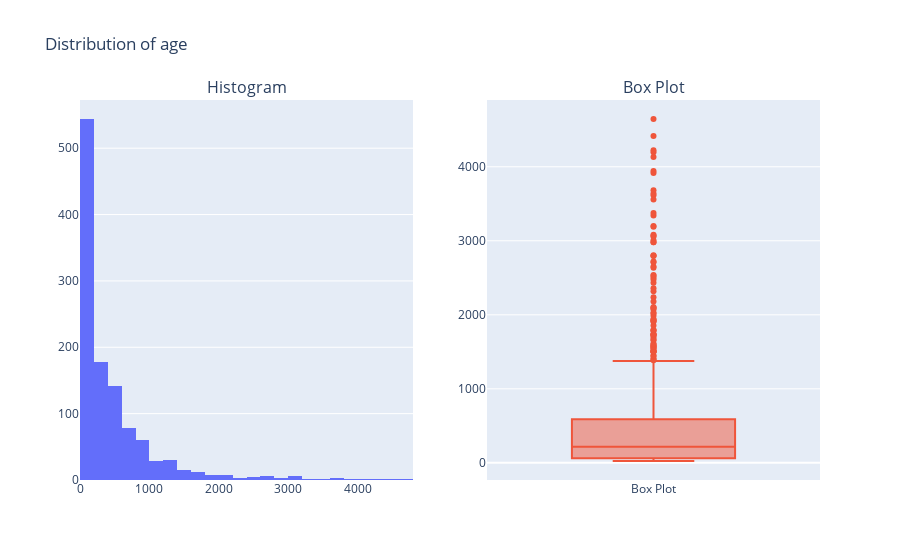
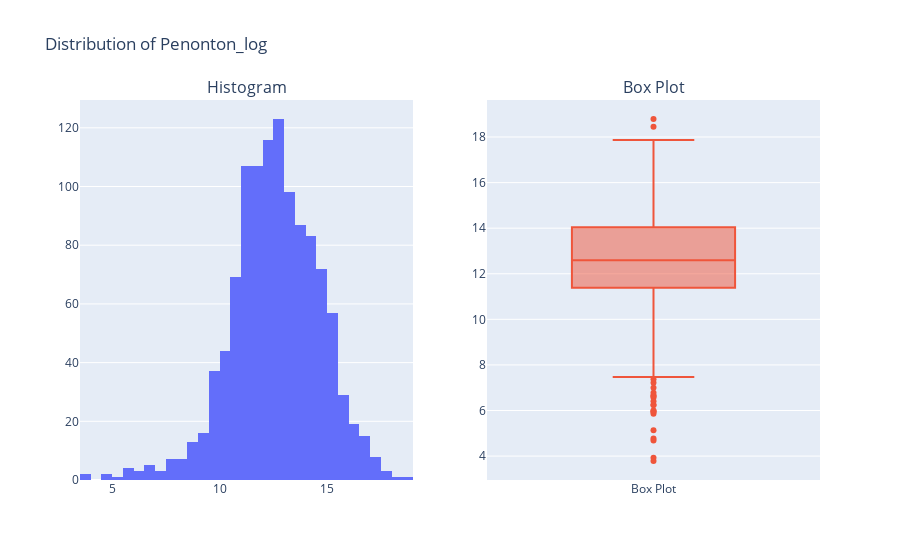
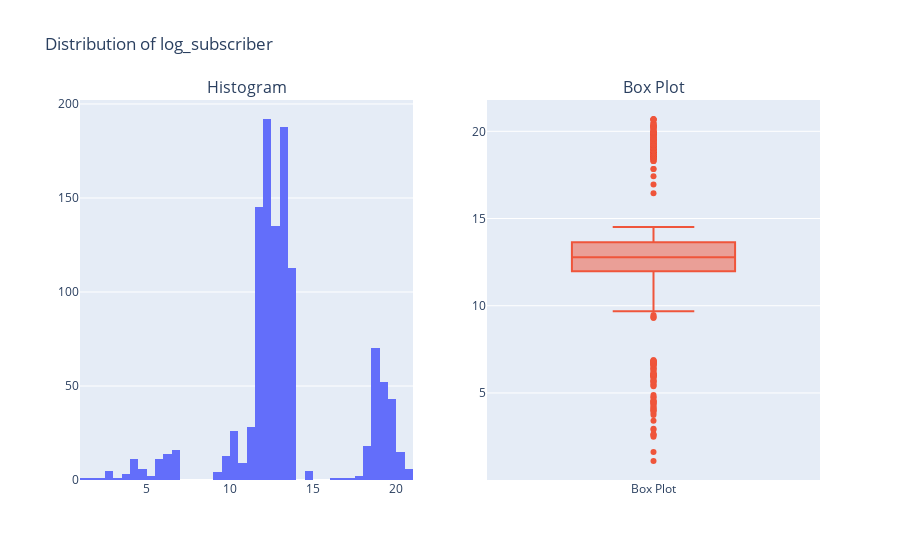
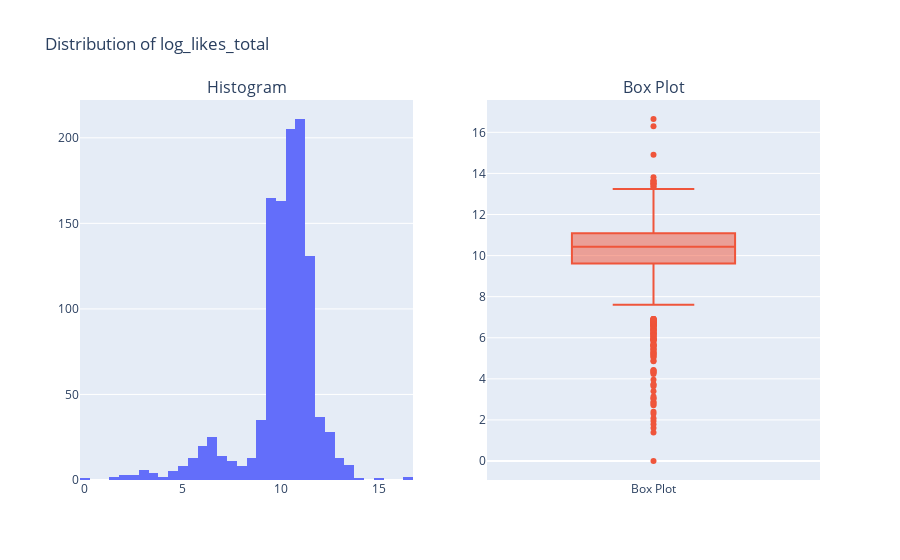

Source (notebook cell) for these figures, in order:
### Code cell
import plotly.subplots as sp
import plotly.graph_objects as go
numeric_columns = data.select_dtypes(include=["int64", "float64"]).columns

for col in numeric_columns:
    print(col)
    print("Skew:", round(data[col].skew(), 2))
    fig = sp.make_subplots(rows=1, cols=2, subplot_titles=("Histogram", "Box Plot"))
    trace1 = go.Histogram(x=data[col], name="Histogram", nbinsx=40)
    fig.add_trace(trace1, row=1, col=1)
    trace2 = go.Box(y=data[col], name="Box Plot", boxpoints="outliers")
    fig.add_trace(trace2, row=1, col=2)
    fig.update_layout(showlegend=False, title_text=f"Distribution of {col}")
    fig.show()

### Figure 1 — Plotly figure (JSON) as saved in the notebook; plotly's stock layout.template omitted (floating-point values rounded to 4 significant figures; data arrays with more than 128 entries replaced by an {"elided": "..."} marker saying what was removed)
{"data": [{"name": "Histogram", "nbinsx": 40, "type": "histogram", "x": {"elided": "1139 int values"}, "xaxis": "x", "yaxis": "y"}, {"boxpoints": "outliers", "name": "Box Plot", "type": "box", "xaxis": "x2", "y": {"elided": "1139 int values"}, "yaxis": "y2"}], "layout": {"annotations": [{"font": {"size": 16}, "showarrow": false, "text": "Histogram", "x": 0.225, "xanchor": "center", "xref": "paper", "y": 1, "yanchor": "bottom", "yref": "paper"}, {"font": {"size": 16}, "showarrow": false, "text": "Box Plot", "x": 0.775, "xanchor": "center", "xref": "paper", "y": 1, "yanchor": "bottom", "yref": "paper"}], "showlegend": false, "title": {"text": "Distribution of age"}, "xaxis": {"anchor": "y", "domain": [0, 0.45]}, "xaxis2": {"anchor": "y2", "domain": [0.55, 1]}, "yaxis": {"anchor": "x", "domain": [0, 1]}, "yaxis2": {"anchor": "x2", "domain": [0, 1]}}}

### Figure 2 — Plotly figure (JSON) as saved in the notebook; plotly's stock layout.template omitted (floating-point values rounded to 4 significant figures; data arrays with more than 128 entries replaced by an {"elided": "..."} marker saying what was removed)
{"data": [{"name": "Histogram", "nbinsx": 40, "type": "histogram", "x": {"elided": "1139 float values"}, "xaxis": "x", "yaxis": "y"}, {"boxpoints": "outliers", "name": "Box Plot", "type": "box", "xaxis": "x2", "y": {"elided": "1139 float values"}, "yaxis": "y2"}], "layout": {"annotations": [{"font": {"size": 16}, "showarrow": false, "text": "Histogram", "x": 0.225, "xanchor": "center", "xref": "paper", "y": 1, "yanchor": "bottom", "yref": "paper"}, {"font": {"size": 16}, "showarrow": false, "text": "Box Plot", "x": 0.775, "xanchor": "center", "xref": "paper", "y": 1, "yanchor": "bottom", "yref": "paper"}], "showlegend": false, "title": {"text": "Distribution of Penonton_log"}, "xaxis": {"anchor": "y", "domain": [0, 0.45]}, "xaxis2": {"anchor": "y2", "domain": [0.55, 1]}, "yaxis": {"anchor": "x", "domain": [0, 1]}, "yaxis2": {"anchor": "x2", "domain": [0, 1]}}}

### Figure 3 — Plotly figure (JSON) as saved in the notebook; plotly's stock layout.template omitted (floating-point values rounded to 4 significant figures; data arrays with more than 128 entries replaced by an {"elided": "..."} marker saying what was removed)
{"data": [{"name": "Histogram", "nbinsx": 40, "type": "histogram", "x": {"elided": "1139 float values"}, "xaxis": "x", "yaxis": "y"}, {"boxpoints": "outliers", "name": "Box Plot", "type": "box", "xaxis": "x2", "y": {"elided": "1139 float values"}, "yaxis": "y2"}], "layout": {"annotations": [{"font": {"size": 16}, "showarrow": false, "text": "Histogram", "x": 0.225, "xanchor": "center", "xref": "paper", "y": 1, "yanchor": "bottom", "yref": "paper"}, {"font": {"size": 16}, "showarrow": false, "text": "Box Plot", "x": 0.775, "xanchor": "center", "xref": "paper", "y": 1, "yanchor": "bottom", "yref": "paper"}], "showlegend": false, "title": {"text": "Distribution of log_subscriber"}, "xaxis": {"anchor": "y", "domain": [0, 0.45]}, "xaxis2": {"anchor": "y2", "domain": [0.55, 1]}, "yaxis": {"anchor": "x", "domain": [0, 1]}, "yaxis2": {"anchor": "x2", "domain": [0, 1]}}}

### Figure 4 — Plotly figure (JSON) as saved in the notebook; plotly's stock layout.template omitted (floating-point values rounded to 4 significant figures; data arrays with more than 128 entries replaced by an {"elided": "..."} marker saying what was removed)
{"data": [{"name": "Histogram", "nbinsx": 40, "type": "histogram", "x": {"elided": "1139 float values"}, "xaxis": "x", "yaxis": "y"}, {"boxpoints": "outliers", "name": "Box Plot", "type": "box", "xaxis": "x2", "y": {"elided": "1139 float values"}, "yaxis": "y2"}], "layout": {"annotations": [{"font": {"size": 16}, "showarrow": false, "text": "Histogram", "x": 0.225, "xanchor": "center", "xref": "paper", "y": 1, "yanchor": "bottom", "yref": "paper"}, {"font": {"size": 16}, "showarrow": false, "text": "Box Plot", "x": 0.775, "xanchor": "center", "xref": "paper", "y": 1, "yanchor": "bottom", "yref": "paper"}], "showlegend": false, "title": {"text": "Distribution of log_likes_total"}, "xaxis": {"anchor": "y", "domain": [0, 0.45]}, "xaxis2": {"anchor": "y2", "domain": [0.55, 1]}, "yaxis": {"anchor": "x", "domain": [0, 1]}, "yaxis2": {"anchor": "x2", "domain": [0, 1]}}}
